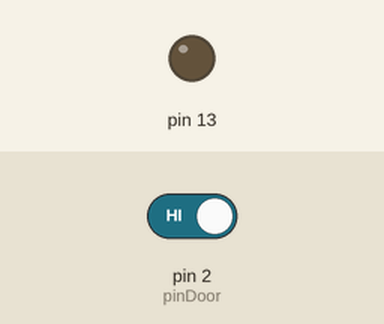
The sketch below on a simulated Arduino Uno, built with avr-gcc and run on an emulated ATmega328P. Parts: output pins drawn as LEDs (lit = HIGH). The test bench sets the inputs (shaded band); at power-on: pin 2 (pinDoor) HIGH. What the sketch prints to the serial monitor is not drawn.

Above: at 1.2 s.
1.3 s: pin 2 (pinDoor) driven LOW
At 2.5 s:
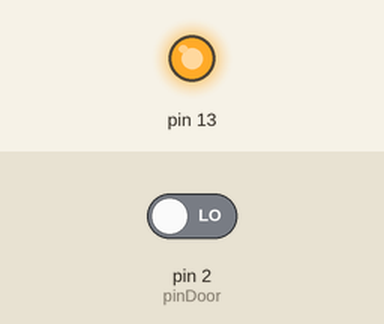
2.8 s: pin 2 (pinDoor) driven HIGH
At 3.7 s:
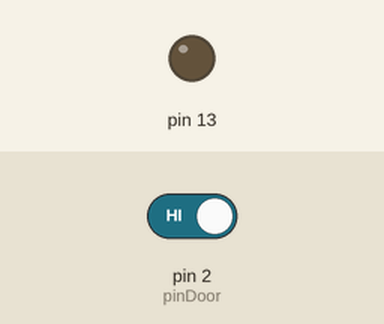
Timing chart, 0 to 5.8 s (numbered marks = the images above; inputs shaded):
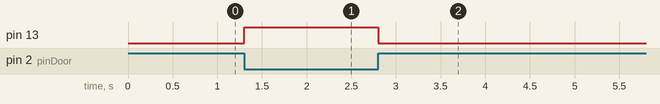

The sketch:

fairyDoors.ino
```cpp
// (licence header left out)
int pinDoor = 2;
int lastDoorVal = LOW;
long lastActivation = 0;
long timeSpan = 25*60*1000L; //Minutes*seconds*ms
void setup(){
  Serial.begin(115200);
  pinMode(pinDoor, INPUT_PULLUP);
  pinMode(13, OUTPUT);
  resetTimer();
}

void loop(){
  int doorVal = digitalRead(pinDoor);
  long timeElapsed = millis()- lastActivation;
  if (timeElapsed > timeSpan){
    resetTimer();
    delay(10);
    doorVal = HIGH;
    Serial.print("1");
    digitalWrite(13, LOW);
    delay(100);
    Serial.print("0");
    digitalWrite(13, HIGH);
  }
  /**/

  if (doorVal == HIGH && lastDoorVal != doorVal) {
    digitalWrite(13, LOW);
    //Door opend
    //Serial.println("Door opened");
    Serial.print("1");
    resetTimer();
  }  else if (doorVal == LOW && lastDoorVal != doorVal) {
    digitalWrite(13, HIGH);
    //Door closed
    //Serial.println("Door closed");
    Serial.print("0");
    resetTimer();
  }
  lastDoorVal = doorVal;
}

void resetTimer(){
    lastActivation = millis();
}
```

Measured:
- after the input at 1.3 s, pin 13: LOW → HIGH at once
- after the input at 2.8 s, pin 13: HIGH → LOW at once
